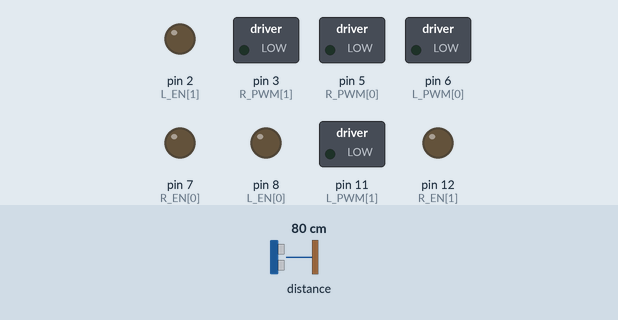
This sketch was run on a simulated Arduino Uno, built with avr-gcc and run on an emulated ATmega328P. On the bench: switched loads named in the sketch (green lamp = pin HIGH), output pins drawn as LEDs (lit = HIGH). The test bench sets the inputs (shaded band); at power-on: distance to the obstacle 80 cm. What the sketch prints to the serial monitor is not drawn. At 0.1 s the program stops and its outputs stay as they are.

Above: at 0.1 s.
Timing chart, 0 to 1.6 s (numbered marks = the images above):
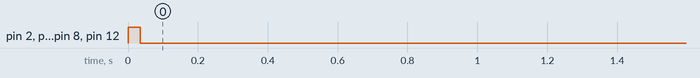

Measured:
- by itself, pin 2 (L_EN[1]), pin 7 (R_EN[0]), pin 8 (L_EN[0]), pin 12 (R_EN[1]): HIGH → LOW at 0.03 s

The sketch:

VL53L0X_1.ino
```cpp
#include <Wire.h>
#include <Adafruit_VL53L0X.h>

// BTS7960 수직 이동 모터 2개
const int R_EN[]  = { 7, 12};
const int L_EN[]  = { 8, 2};
const int R_PWM[] = { 5, 3};
const int L_PWM[] = { 6, 11 };

const int Motor_Num = 2;

// Climb 설정
const int Climb_Intermediary_Speed = 180;
const int Climb_Max_Speed = 255;
const int Climb_Target_Distance = 800;

int Climb_Speed;
int currentSpeed[Motor_Num] = { 0, 0 };

// VL53L0X 거리 센서
Adafruit_VL53L0X lox = Adafruit_VL53L0X();

const int Scan_Max_Fail_Count = 10;
const int Climb_Max_Retry_Count = 2;
const unsigned long Scan_Interval = 50;

int Climb_Distance;
int Scan_Fail_Count = 0;
int Climb_Retry_Count = 0;
unsigned long Scan_Time;

enum ClimbState {
    CLIMB_RUNNING,
    CLIMB_DONE,
    CLIMB_FAIL
};

ClimbState climbState = CLIMB_RUNNING;

void setup() {
    Serial.begin(9600);
    Wire.begin();

 Serial.println("Boot");
    // BTS7960 핀 설정
    for (int i = 0; i < Motor_Num; i++) {
        pinMode(R_EN[i], OUTPUT);
        pinMode(L_EN[i], OUTPUT);
        pinMode(R_PWM[i], OUTPUT);
        pinMode(L_PWM[i], OUTPUT);
    }
 Serial.println("Boot2");

    // 거리 센서 초기화
    if (!lox.begin()) {
        Serial.println("VL53L0X not found");
        // while (1);
    }
 Serial.println("Boot3");

    Climb_Enter();
}

void loop() {
    if (climbState == CLIMB_RUNNING) {
        climbState = Climb_Update();
    }
    else if (climbState == CLIMB_DONE) {
        Serial.println("Climb complete");
        Stop_Climbing();
        while (1);
    }
    else if (climbState == CLIMB_FAIL) {
        Serial.println("Climb failed");
        Stop_Climbing();
        while (1);
    }
}

void Climb_Enter() {
    Scan_Fail_Count = 0;
    Climb_Speed = 0;
    Scan_Time = millis() - Scan_Interval;
            Serial.print("Start ");
    for (int i = 0; i < Motor_Num; i++) {
        digitalWrite(R_EN[i], HIGH);
        digitalWrite(L_EN[i], HIGH);
    }
}

ClimbState Climb_Update() {
    if (millis() - Scan_Time >= Scan_Interval) {
        Scan_Time = millis();

        if (Read_Distance(Climb_Distance)) {
            Scan_Fail_Count = 0;

            Serial.print("Distance: ");
            Serial.println(Climb_Distance);

            if (Climb_Distance < Climb_Target_Distance) {
                Constant_Climbing();
                return CLIMB_RUNNING;
            }
            else {
                Stop_Climbing();
                Climb_Retry_Count = 0;
                return CLIMB_DONE;
            }
        }
        else {
            Scan_Fail_Count++;

            if (Scan_Fail_Count >= Scan_Max_Fail_Count) {
                Stop_Climbing();
                Scan_Fail_Count = 0;
                Climb_Retry_Count++;

                if (Climb_Retry_Count >= Climb_Max_Retry_Count) {
                    return CLIMB_FAIL;
                }

                Climb_Enter();
            }
        }
    }

    return CLIMB_RUNNING;
}

bool Read_Distance(int& Scan_distance) {
    VL53L0X_RangingMeasurementData_t measure;
    lox.rangingTest(&measure, false);

    Serial.print("Status: ");
    Serial.print(measure.RangeStatus);
    Serial.print("  Raw distance: ");
    Serial.println(measure.RangeMilliMeter);

    if (measure.RangeStatus == 0) {
        Scan_distance = measure.RangeMilliMeter;
        return true;
    }

    Serial.println("Sensor invalid reading");
    return false;
}

void Constant_Climbing() {
    Climb_Speed = Climb_Intermediary_Speed;

    for (int i = 0; i < Motor_Num; i++) {
        Set_Motor_Speed(i, Climb_Speed);
    }
}

void Set_Motor_Speed(int motor, int Motor_Speed) {
    if (motor < 0 || motor >= Motor_Num) return;

    Motor_Speed = constrain(Motor_Speed, 0, Climb_Max_Speed);
    currentSpeed[motor] = Motor_Speed;

    analogWrite(R_PWM[motor], currentSpeed[motor]);
    analogWrite(L_PWM[motor], 0);
}

void Stop_Climbing() {
    for (int i = 0; i < Motor_Num; i++) {
        analogWrite(R_PWM[i], 0);
        analogWrite(L_PWM[i], 0);

        digitalWrite(R_EN[i], LOW);
        digitalWrite(L_EN[i], LOW);

        currentSpeed[i] = 0;
    }
}
```
